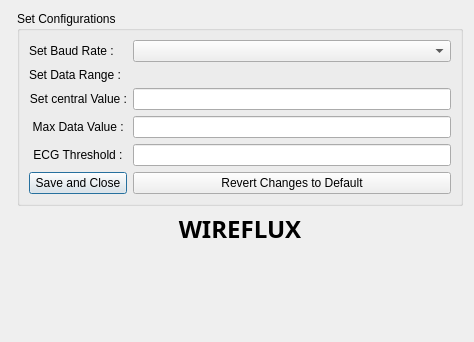
<?xml version="1.0" encoding="UTF-8"?>
<ui version="4.0">
 <class>Config</class>
 <widget class="QDialog" name="Config">
  <property name="geometry">
   <rect>
    <x>0</x>
    <y>0</y>
    <width>474</width>
    <height>342</height>
   </rect>
  </property>
  <property name="windowTitle">
   <string>Configuration </string>
  </property>
  <layout class="QFormLayout" name="formLayout">
   <item row="0" column="1">
    <widget class="QGroupBox" name="groupBox">
     <property name="sizePolicy">
      <sizepolicy hsizetype="Preferred" vsizetype="Preferred">
       <horstretch>0</horstretch>
       <verstretch>0</verstretch>
      </sizepolicy>
     </property>
     <property name="title">
      <string>Set Configurations</string>
     </property>
     <layout class="QGridLayout" name="gridLayout">
      <item row="0" column="1">
       <widget class="QComboBox" name="comboBox_BaudList"/>
      </item>
      <item row="5" column="1">
       <widget class="QLineEdit" name="lineEdit_Max"/>
      </item>
      <item row="9" column="0">
       <widget class="QPushButton" name="btnSaveClose">
        <property name="text">
         <string>Save and Close</string>
        </property>
       </widget>
      </item>
      <item row="5" column="0">
       <widget class="QLabel" name="label_MaxD">
        <property name="text">
         <string>Max Data Value : </string>
        </property>
        <property name="alignment">
         <set>Qt::AlignmentFlag::AlignRight|Qt::AlignmentFlag::AlignTrailing|Qt::AlignmentFlag::AlignVCenter</set>
        </property>
        <property name="buddy">
         <cstring>lineEdit_Max</cstring>
        </property>
       </widget>
      </item>
      <item row="9" column="1">
       <widget class="QPushButton" name="btnSetDefault">
        <property name="text">
         <string>Revert Changes to Default</string>
        </property>
       </widget>
      </item>
      <item row="2" column="0">
       <widget class="QLabel" name="label_dataRange">
        <property name="text">
         <string>Set Data Range : </string>
        </property>
        <property name="alignment">
         <set>Qt::AlignmentFlag::AlignLeading|Qt::AlignmentFlag::AlignLeft|Qt::AlignmentFlag::AlignTop</set>
        </property>
       </widget>
      </item>
      <item row="0" column="0">
       <widget class="QLabel" name="label_baud">
        <property name="text">
         <string>Set Baud Rate : </string>
        </property>
        <property name="buddy">
         <cstring>comboBox_BaudList</cstring>
        </property>
       </widget>
      </item>
      <item row="3" column="1">
       <widget class="QLineEdit" name="lineEdit_Central"/>
      </item>
      <item row="3" column="0">
       <widget class="QLabel" name="label_Central">
        <property name="lineWidth">
         <number>0</number>
        </property>
        <property name="text">
         <string>Set central Value :</string>
        </property>
        <property name="alignment">
         <set>Qt::AlignmentFlag::AlignRight|Qt::AlignmentFlag::AlignTrailing|Qt::AlignmentFlag::AlignVCenter</set>
        </property>
       </widget>
      </item>
      <item row="6" column="0">
       <widget class="QLabel" name="label">
        <property name="text">
         <string>ECG Threshold :</string>
        </property>
        <property name="alignment">
         <set>Qt::AlignmentFlag::AlignCenter</set>
        </property>
       </widget>
      </item>
      <item row="6" column="1">
       <widget class="QLineEdit" name="lineEdit_threshold"/>
      </item>
     </layout>
    </widget>
   </item>
   <item row="1" column="1">
    <widget class="QLabel" name="label_pic">
     <property name="font">
      <font>
       <family>Akira Expanded</family>
       <pointsize>18</pointsize>
       <bold>true</bold>
      </font>
     </property>
     <property name="text">
      <string>WIREFLUX</string>
     </property>
     <property name="alignment">
      <set>Qt::AlignmentFlag::AlignBottom|Qt::AlignmentFlag::AlignHCenter</set>
     </property>
    </widget>
   </item>
   <item row="2" column="1">
    <widget class="QLabel" name="label_Version">
     <property name="text">
      <string/>
     </property>
     <property name="alignment">
      <set>Qt::AlignmentFlag::AlignHCenter|Qt::AlignmentFlag::AlignTop</set>
     </property>
    </widget>
   </item>
  </layout>
 </widget>
 <resources/>
 <connections/>
</ui>
